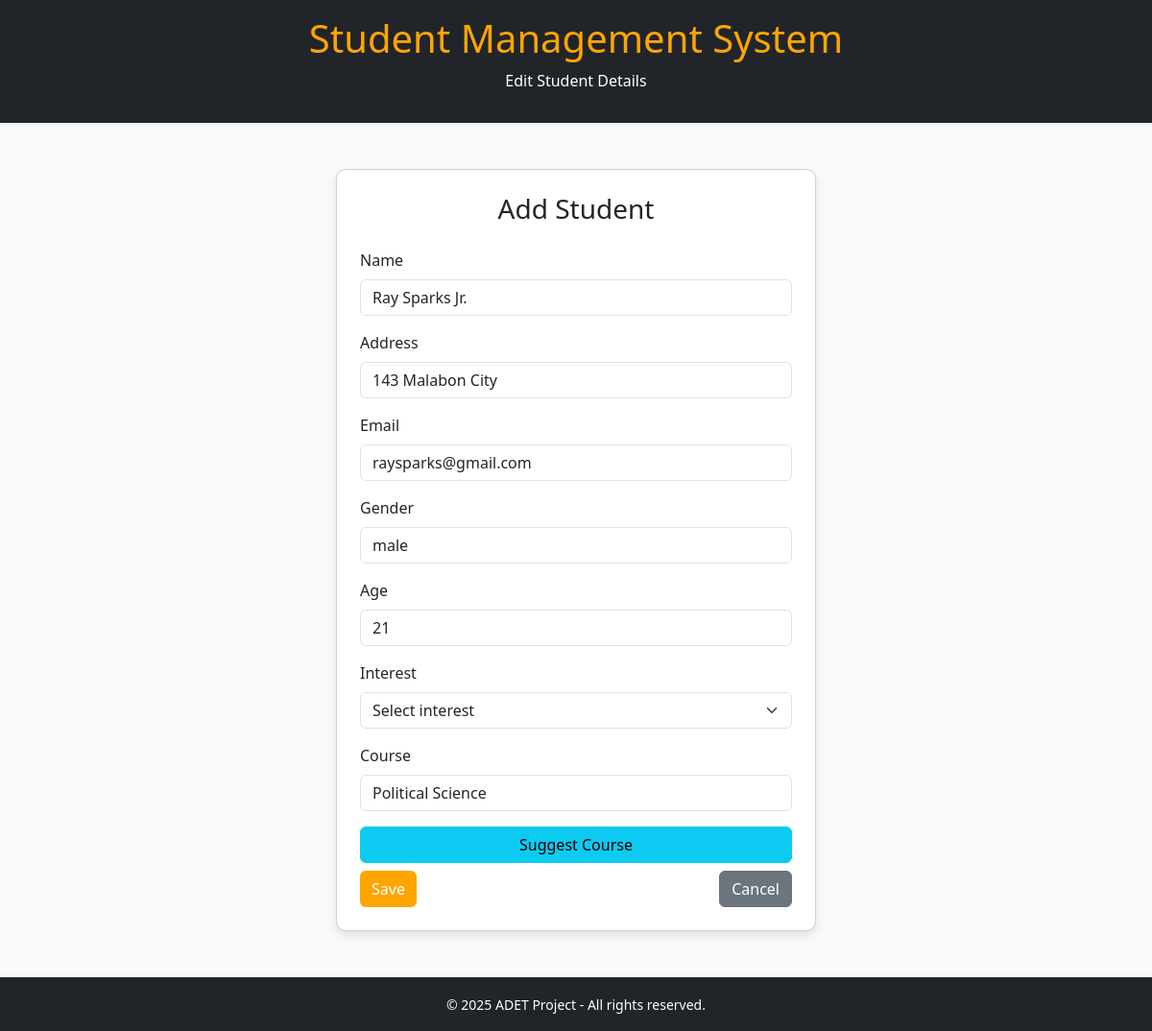
The page /edit/14/ on the database its author committed.
### students/models.py (models this page shows, shortened)
class StudentInfo(models.Model):
    name = models.CharField(max_length=100, blank=True, default="")
    address = models.CharField(max_length=250, blank=True, default="")
    email = models.EmailField(max_length=100, blank=True, default="")
    gender = models.CharField(
        max_length=10,
        default="",
        choices=[
            ('Male', 'male'),
            ('Female', 'female')
        ]
    )
    age = models.IntegerField(default=0, blank=True)
    interest = models.CharField(max_length=200, blank=True, default="")
    course = models.CharField(max_length=100, blank=True, default="")

### students/views.py (the view)
# urls.py: path('edit/<int:pk>/', views.edit_students, name='edit_students'),
def edit_students(request, pk):
    student = get_object_or_404(StudentInfo, pk=pk)
    if request.method == 'POST':
        form = StudentForm(request.POST, instance=student)
        if form.is_valid():
            old_obj = StudentInfo.objects.get(pk=student.pk)
            updated_student = form.save(commit=False)
            changes = []
            for field in form.changed_data:
                old_value = getattr(old_obj, field)
                new_value = getattr(updated_student, field)
                if old_value != new_value:
                    changes.append(f"Changed the {field} of {old_obj.name} from {old_value} to {new_value}")
            updated_student.save()
            if changes:
                log_student_action(request.user, updated_student, CHANGE, ", ".join(changes))
            messages.success(request, f"Student '{student.name}' updated successfully!")
            return redirect('home')
    else:
        form = StudentForm(instance=student)
        form.fields['interest'].choices = INTEREST_CHOICES
    return render(request, 'students/form.html', {'form': form, 'title': 'Edit Student'})

### students/forms.py
class StudentForm(forms.ModelForm):
    class Meta:
        model = StudentInfo
        fields = '__all__'

### students/templates/students/form.html (shortened to what this page needs)
<!DOCTYPE html>
<html lang="en">
<head>
    <link href="https://cdn.jsdelivr.net/npm/bootstrap@5.3.3/dist/css/bootstrap.min.css" rel="stylesheet" />
</head>
<body>
    <header class="bg-dark text-white text-center py-3">
        <h1>Student Management System</h1>
        <p>{% if form.instance.pk %}Edit{% else %}Add{% endif %} Student Details</p>
    </header>
    <div class="container mt-5">
        <div class="card p-4 mx-auto" style="max-width: 500px;">
            <h3 class="text-center mb-4" id="pageTitle">Add Student</h3>
            <form method="post">
                {% for field in form %}
                <div class="mb-3">
                    <label class="form-label">{{ field.label }}</label>
                    {% if field.name == 'name' %}
                    <input type="text" class="form-control" name="{{ field.name }}" id="id_{{ field.name }}" placeholder="Ex. Juan Dela Cruz" value="{{ field.value|default:'' }}" />
                    {% elif field.name == 'address' %}
                    <input type="text" class="form-control" name="{{ field.name }}" id="id_{{ field.name }}" placeholder="Ex. 123 poblacion St., Malabon City" value="{{ field.value|default:'' }}" />
                    {% elif field.name == 'email' %}
                    <input type="email" class="form-control" name="{{ field.name }}" id="id_{{ field.name }}" placeholder="Ex. juan@gmail.com" value="{{ field.value|default:'' }}" />
                    {% elif field.name == 'interest' %}
                    <select class="form-select" name="{{ field.name }}" id="id_{{ field.name }}">
                        <option value="">Select interest</option>
                    </select>
                    {% else %}
                    {{ field }}
                    {% endif %}
                </div>
                {% endfor %}
                <div class="mt-3">
                    <button type="button" class="btn btn-info w-100" onclick="suggestCourse()">Suggest Course</button>
                </div>
                <div class="d-flex justify-content-between">
                    <button type="submit" class="btn btn-success">Save</button>
                    <a href="{% url 'home' %}" class="btn btn-secondary">Cancel</a>
                </div>
            </form>
        </div>
    </div>
    <footer class="bg-dark text-white text-center py-3 mt-5">
        <small>© 2025 ADET Project - All rights reserved.</small>
    </footer>
</body>
</html>

### students/templates/students/form.html (style rules this page uses)
body { background: #f8f9fa; color: #000; }
header, footer { background-color: #000; }
h1 { color: #ffa500; }
.btn-primary, .btn-success, .btn-warning { background-color: #ffa500; border: none; }
.card { border-radius: 10px; box-shadow: 0 4px 8px rgba(0, 0, 0, 0.1); }
.form-label { font-weight: 500; }

### rows shown on the page
StudentInfo: name "Ray Sparks Jr.", address "143 Malabon City", email "raysparks@gmail.com", form "male" "21" "Political Science"

### other values the page prints
{{ field.label }} "Name" "Address" "Email" "Gender" "Age" "Interest" "Course"
